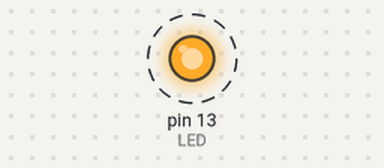
This sketch was run on a simulated Arduino Uno, built with avr-gcc and run on an emulated ATmega328P. Shown: output pins drawn as LEDs (lit = HIGH). Dashed ring = blinking.

Above: at 0.5 s.
Timing chart, 0 to 4.6 s (numbered marks = the images above):
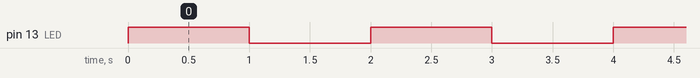

The sketch:

2-6.ino
```cpp
#define LED 13

void setup() {
	pinMode(LED, OUTPUT); // D13 is now an output
}

void loop() {
	digitalWrite(LED, HIGH); // turn on the LED
	delay(1000); // one-second delay
	digitalWrite(LED, LOW); // turn off the LED
	delay(1000); // another one-second delay
}
```

2-1.c
```cpp
/* Hello, world */

#include <stdio.h>

int main(void) {
	printf("Hello, world!\n");
	return 0;
}
```

2-3.cpp
```cpp
void setup(void); // setup() function prototype
void loop(void); // loop() function prototype

int main(void) {

	setup(); // perform whatever one-time initializations that are required

	while(1) {
		loop(); // repeat this over and over again
	}

	return 0; // this never happens
}
```

2-7.c
```cpp
#include <avr/io.h>

int main(void) {

	long i;

	DDRB = 1<<5; // PB5/D13 is an output

	while(1) {
		PORTB = 1<<5; // LED is on
		for(i = 0; i < 100000; i++); // delay
		PORTB = 0<<5; // LED is off
		for(i = 0; i < 100000; i++); // delay
	}
}
```

Measured:
- by itself, pin 13 (LED): alternates HIGH for 1.0 s and LOW for 1.0 s
